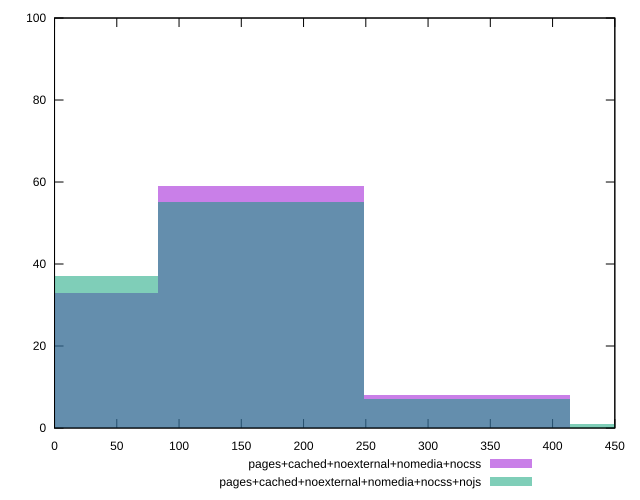

Write the gnuplot code that produced this figure.
reset

$pagesCachedNoexternalNomediaNocss <<EOF
165.53418217194758 59
0 33
331.06836434389515 8
EOF

$pagesCachedNoexternalNomediaNocssNojs <<EOF
165.53418217194758 55
331.06836434389515 7
496.60254651584273 1
0 37
EOF

set key outside below
set boxwidth 165.53418217194758
set xrange [0:450]
set yrange [0:100]
set trange [0:100]
set style fill transparent solid 0.5 noborder
set terminal svg size 640, 500 enhanced background rgb 'white'
set output "reprap/unused-css-rules/comparison/histogram/4_vs_5.svg"

plot $pagesCachedNoexternalNomediaNocss title "pages+cached+noexternal+nomedia+nocss" with boxes, \
     $pagesCachedNoexternalNomediaNocssNojs title "pages+cached+noexternal+nomedia+nocss+nojs" with boxes

reset
